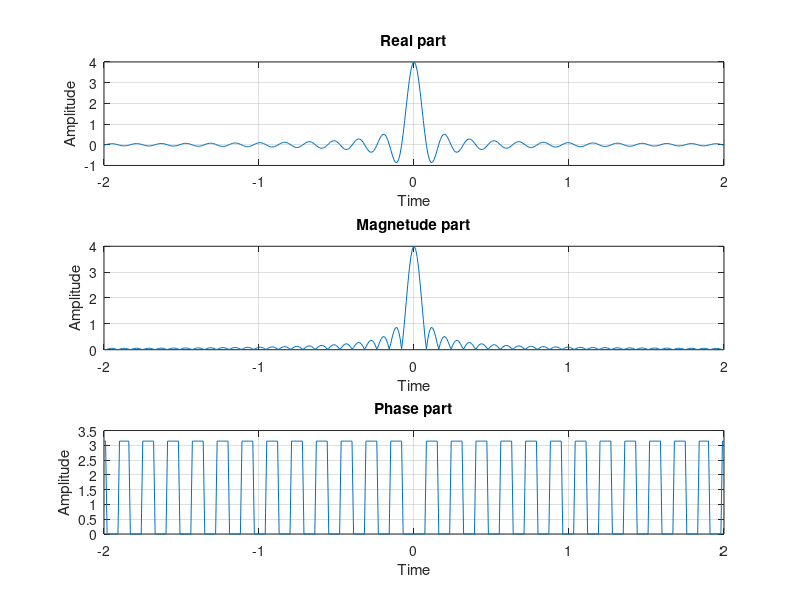

Here is the MATLAB script that generated this plot:
clc;
clear all;
close all;

f = -2:0.01:2;
x = 4*sinc(4*pi*f);
subplot(3,1,1);
plot(f,x);
xlabel('Time');
ylabel('Amplitude');
title('Real part');
grid on;

subplot(3,1,2);
plot(f,abs(x));
xlabel('Time');
ylabel('Amplitude');
title('Magnetude part');
grid on;

subplot(3,1,3);
plot(f,angle(x));
xlabel('Time');
ylabel('Amplitude');
title('Phase part');
grid on;